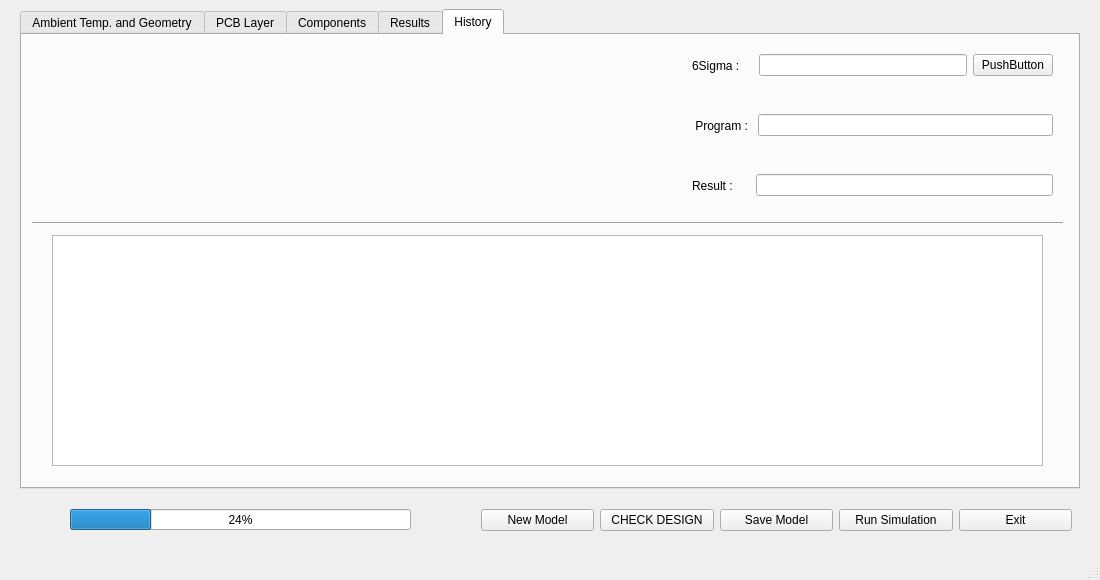
<?xml version="1.0" encoding="UTF-8"?>
<ui version="4.0">
 <class>MainWindow</class>
 <widget class="QMainWindow" name="MainWindow">
  <property name="enabled">
   <bool>true</bool>
  </property>
  <property name="geometry">
   <rect>
    <x>0</x>
    <y>0</y>
    <width>1100</width>
    <height>580</height>
   </rect>
  </property>
  <property name="minimumSize">
   <size>
    <width>1100</width>
    <height>580</height>
   </size>
  </property>
  <property name="maximumSize">
   <size>
    <width>1100</width>
    <height>580</height>
   </size>
  </property>
  <property name="font">
   <font>
    <family>Arial</family>
   </font>
  </property>
  <property name="windowTitle">
   <string>PCB Thermal Simulator </string>
  </property>
  <property name="windowIcon">
   <iconset>
    <normaloff>icon.png</normaloff>icon.png</iconset>
  </property>
  <property name="whatsThis">
   <string/>
  </property>
  <widget class="QWidget" name="centralwidget">
   <property name="font">
    <font>
     <family>Arial</family>
    </font>
   </property>
   <widget class="QTabWidget" name="tabWidget">
    <property name="enabled">
     <bool>true</bool>
    </property>
    <property name="geometry">
     <rect>
      <x>20</x>
      <y>9</y>
      <width>1060</width>
      <height>480</height>
     </rect>
    </property>
    <property name="minimumSize">
     <size>
      <width>1060</width>
      <height>480</height>
     </size>
    </property>
    <property name="maximumSize">
     <size>
      <width>1060</width>
      <height>480</height>
     </size>
    </property>
    <property name="autoFillBackground">
     <bool>false</bool>
    </property>
    <property name="tabShape">
     <enum>QTabWidget::Rounded</enum>
    </property>
    <property name="currentIndex">
     <number>4</number>
    </property>
    <property name="tabBarAutoHide">
     <bool>false</bool>
    </property>
    <widget class="QWidget" name="tab_PCB">
     <attribute name="title">
      <string>Ambient Temp. and Geometry</string>
     </attribute>
     <widget class="QLabel" name="label_PcbCaseInfor">
      <property name="geometry">
       <rect>
        <x>20</x>
        <y>230</y>
        <width>351</width>
        <height>16</height>
       </rect>
      </property>
      <property name="font">
       <font>
        <family>Arial</family>
        <pointsize>15</pointsize>
       </font>
      </property>
      <property name="text">
       <string>PCB &amp; Cases Information</string>
      </property>
     </widget>
     <widget class="QTableWidget" name="tableWidget_PcbCaseInfor">
      <property name="enabled">
       <bool>true</bool>
      </property>
      <property name="geometry">
       <rect>
        <x>20</x>
        <y>260</y>
        <width>910</width>
        <height>141</height>
       </rect>
      </property>
      <property name="font">
       <font>
        <family>Arial</family>
       </font>
      </property>
      <property name="autoFillBackground">
       <bool>false</bool>
      </property>
      <property name="verticalScrollBarPolicy">
       <enum>Qt::ScrollBarAlwaysOff</enum>
      </property>
      <property name="horizontalScrollBarPolicy">
       <enum>Qt::ScrollBarAlwaysOff</enum>
      </property>
      <property name="sizeAdjustPolicy">
       <enum>QAbstractScrollArea::AdjustToContents</enum>
      </property>
      <property name="autoScroll">
       <bool>false</bool>
      </property>
      <property name="cornerButtonEnabled">
       <bool>true</bool>
      </property>
      <attribute name="horizontalHeaderVisible">
       <bool>false</bool>
      </attribute>
      <attribute name="horizontalHeaderCascadingSectionResizes">
       <bool>false</bool>
      </attribute>
      <attribute name="horizontalHeaderDefaultSectionSize">
       <number>138</number>
      </attribute>
      <attribute name="horizontalHeaderHighlightSections">
       <bool>true</bool>
      </attribute>
      <attribute name="horizontalHeaderMinimumSectionSize">
       <number>20</number>
      </attribute>
      <attribute name="horizontalHeaderStretchLastSection">
       <bool>true</bool>
      </attribute>
      <attribute name="verticalHeaderCascadingSectionResizes">
       <bool>false</bool>
      </attribute>
      <attribute name="verticalHeaderDefaultSectionSize">
       <number>40</number>
      </attribute>
      <attribute name="verticalHeaderMinimumSectionSize">
       <number>20</number>
      </attribute>
      <attribute name="verticalHeaderStretchLastSection">
       <bool>true</bool>
      </attribute>
      <row>
       <property name="text">
        <string>PCB</string>
       </property>
      </row>
      <row>
       <property name="text">
        <string>Upper Case</string>
       </property>
      </row>
      <row>
       <property name="text">
        <string>Lower Case</string>
       </property>
      </row>
      <column>
       <property name="text">
        <string>Width(mm)</string>
       </property>
      </column>
      <column>
       <property name="text">
        <string>Depth(mm)</string>
       </property>
      </column>
      <column>
       <property name="text">
        <string>Height(mm)</string>
       </property>
      </column>
      <column>
       <property name="text">
        <string>Inner Thickness(mm)</string>
       </property>
      </column>
      <column>
       <property name="text">
        <string>Heatsink</string>
       </property>
      </column>
      <column>
       <property name="text">
        <string>Material</string>
       </property>
      </column>
      <item row="0" column="3">
       <property name="text">
        <string/>
       </property>
      </item>
     </widget>
     <widget class="QLabel" name="label_AmbientTemp">
      <property name="geometry">
       <rect>
        <x>20</x>
        <y>110</y>
        <width>211</width>
        <height>31</height>
       </rect>
      </property>
      <property name="font">
       <font>
        <family>Arial</family>
        <pointsize>15</pointsize>
       </font>
      </property>
      <property name="text">
       <string>Ambient Temperature</string>
      </property>
     </widget>
     <widget class="QWidget" name="horizontalLayoutWidget_2">
      <property name="geometry">
       <rect>
        <x>20</x>
        <y>130</y>
        <width>221</width>
        <height>51</height>
       </rect>
      </property>
      <layout class="QHBoxLayout" name="horizontalLayout_2">
       <item>
        <widget class="QLineEdit" name="lineEdit_AmbientTemp"/>
       </item>
       <item>
        <widget class="QLabel" name="label_AmbientTempUnit">
         <property name="font">
          <font>
           <family>Arial</family>
          </font>
         </property>
         <property name="text">
          <string>&lt;html&gt;&lt;head/&gt;&lt;body&gt;&lt;p&gt;℃&lt;/p&gt;&lt;/body&gt;&lt;/html&gt;</string>
         </property>
        </widget>
       </item>
      </layout>
     </widget>
     <widget class="QWidget" name="verticalLayoutWidget">
      <property name="geometry">
       <rect>
        <x>20</x>
        <y>20</y>
        <width>221</width>
        <height>51</height>
       </rect>
      </property>
      <layout class="QVBoxLayout" name="verticalLayout">
       <item>
        <widget class="QLabel" name="label_ModelName">
         <property name="font">
          <font>
           <family>Arial</family>
           <pointsize>15</pointsize>
           <weight>75</weight>
           <bold>true</bold>
          </font>
         </property>
         <property name="text">
          <string>Model Name</string>
         </property>
        </widget>
       </item>
       <item>
        <widget class="QLineEdit" name="lineEdit_ModelName">
         <property name="text">
          <string/>
         </property>
        </widget>
       </item>
      </layout>
     </widget>
     <widget class="QLabel" name="label">
      <property name="geometry">
       <rect>
        <x>690</x>
        <y>410</y>
        <width>251</width>
        <height>21</height>
       </rect>
      </property>
      <property name="font">
       <font>
        <family>Arial</family>
       </font>
      </property>
      <property name="text">
       <string>* Coated : Anodizing, Spray, Paint 처리 </string>
      </property>
     </widget>
     <widget class="QLabel" name="label_2">
      <property name="geometry">
       <rect>
        <x>280</x>
        <y>20</y>
        <width>321</width>
        <height>211</height>
       </rect>
      </property>
      <property name="text">
       <string>&lt;html&gt;&lt;head/&gt;&lt;body&gt;&lt;p&gt;&lt;img src=&quot;:/image/Tab1.png&quot;/&gt;&lt;/p&gt;&lt;/body&gt;&lt;/html&gt;</string>
      </property>
     </widget>
     <widget class="QLabel" name="label_3">
      <property name="geometry">
       <rect>
        <x>610</x>
        <y>40</y>
        <width>321</width>
        <height>161</height>
       </rect>
      </property>
      <property name="text">
       <string>&lt;html&gt;&lt;head/&gt;&lt;body&gt;&lt;p&gt;&lt;img src=&quot;:/image/Tab1-2.png&quot;/&gt;&lt;/p&gt;&lt;/body&gt;&lt;/html&gt;</string>
      </property>
     </widget>
    </widget>
    <widget class="QWidget" name="tab_Layers">
     <attribute name="title">
      <string>PCB Layer</string>
     </attribute>
     <widget class="QTableWidget" name="tableWidget_PcbLayers">
      <property name="geometry">
       <rect>
        <x>30</x>
        <y>60</y>
        <width>441</width>
        <height>371</height>
       </rect>
      </property>
      <property name="font">
       <font>
        <family>Arial</family>
       </font>
      </property>
      <property name="verticalScrollBarPolicy">
       <enum>Qt::ScrollBarAsNeeded</enum>
      </property>
      <property name="horizontalScrollBarPolicy">
       <enum>Qt::ScrollBarAlwaysOff</enum>
      </property>
      <property name="sizeAdjustPolicy">
       <enum>QAbstractScrollArea::AdjustToContents</enum>
      </property>
      <attribute name="horizontalHeaderDefaultSectionSize">
       <number>165</number>
      </attribute>
      <attribute name="horizontalHeaderStretchLastSection">
       <bool>true</bool>
      </attribute>
      <row>
       <property name="text">
        <string>Layer 1 [TOP]</string>
       </property>
      </row>
      <row>
       <property name="text">
        <string>Layer 2 [BOT]</string>
       </property>
      </row>
      <column>
       <property name="text">
        <string>Layer Thickness(mm)</string>
       </property>
      </column>
      <column>
       <property name="text">
        <string>Copper Percentage(%)</string>
       </property>
      </column>
     </widget>
     <widget class="QWidget" name="horizontalLayoutWidget_5">
      <property name="geometry">
       <rect>
        <x>30</x>
        <y>12</y>
        <width>361</width>
        <height>41</height>
       </rect>
      </property>
      <layout class="QHBoxLayout" name="horizontalLayout_5">
       <item>
        <widget class="QLabel" name="label_PcbLayerNumber">
         <property name="font">
          <font>
           <family>Arial</family>
           <pointsize>15</pointsize>
          </font>
         </property>
         <property name="text">
          <string>PCB Layer Number :</string>
         </property>
        </widget>
       </item>
       <item>
        <widget class="QLineEdit" name="lineEdit_PcbLayerNumber"/>
       </item>
       <item>
        <widget class="QPushButton" name="pushButton_PcbLayerNumber">
         <property name="font">
          <font>
           <family>Arial</family>
          </font>
         </property>
         <property name="text">
          <string>Apply</string>
         </property>
        </widget>
       </item>
      </layout>
     </widget>
     <widget class="QLabel" name="Image_Stackup">
      <property name="geometry">
       <rect>
        <x>500</x>
        <y>30</y>
        <width>441</width>
        <height>411</height>
       </rect>
      </property>
      <property name="text">
       <string>&lt;html&gt;&lt;head/&gt;&lt;body&gt;&lt;p&gt;&lt;img src=&quot;:/image/Tab2.png&quot;/&gt;&lt;/p&gt;&lt;/body&gt;&lt;/html&gt;</string>
      </property>
     </widget>
    </widget>
    <widget class="QWidget" name="tab_Comp">
     <attribute name="title">
      <string>Components</string>
     </attribute>
     <widget class="QTableWidget" name="tableWidget_Components">
      <property name="geometry">
       <rect>
        <x>30</x>
        <y>80</y>
        <width>891</width>
        <height>351</height>
       </rect>
      </property>
      <property name="font">
       <font>
        <family>Arial</family>
       </font>
      </property>
      <attribute name="horizontalHeaderDefaultSectionSize">
       <number>65</number>
      </attribute>
      <attribute name="horizontalHeaderMinimumSectionSize">
       <number>20</number>
      </attribute>
      <attribute name="horizontalHeaderStretchLastSection">
       <bool>true</bool>
      </attribute>
      <row>
       <property name="text">
        <string>IC 1</string>
       </property>
      </row>
      <column>
       <property name="text">
        <string>이름</string>
       </property>
      </column>
      <column>
       <property name="text">
        <string>실장위치</string>
       </property>
      </column>
      <column>
       <property name="text">
        <string>소자중심
X (mm)</string>
       </property>
      </column>
      <column>
       <property name="text">
        <string>소자중심
Z (mm)</string>
       </property>
      </column>
      <column>
       <property name="text">
        <string>Width
(mm)</string>
       </property>
      </column>
      <column>
       <property name="text">
        <string>Depth
(mm)</string>
       </property>
      </column>
      <column>
       <property name="text">
        <string>Heigh
(mm)</string>
       </property>
      </column>
      <column>
       <property name="text">
        <string>기구부
접촉</string>
       </property>
      </column>
      <column>
       <property name="text">
        <string>모델
타입</string>
       </property>
      </column>
      <column>
       <property name="text">
        <string>열저항 J-C 
(C/W)</string>
       </property>
      </column>
      <column>
       <property name="text">
        <string>열저항 J-B
(C/W)</string>
       </property>
      </column>
      <column>
       <property name="text">
        <string>소모전력
(W)</string>
       </property>
      </column>
      <column>
       <property name="text">
        <string>최대허용
온도 (℃)</string>
       </property>
      </column>
     </widget>
     <widget class="QWidget" name="horizontalLayoutWidget_4">
      <property name="geometry">
       <rect>
        <x>30</x>
        <y>12</y>
        <width>361</width>
        <height>41</height>
       </rect>
      </property>
      <layout class="QHBoxLayout" name="horizontalLayout_4">
       <item>
        <widget class="QLabel" name="label_ComponentsNumber">
         <property name="font">
          <font>
           <family>Arial</family>
           <pointsize>15</pointsize>
          </font>
         </property>
         <property name="text">
          <string>Components Number : </string>
         </property>
        </widget>
       </item>
       <item>
        <widget class="QLineEdit" name="lineEdit_ComponentsNumber"/>
       </item>
       <item>
        <widget class="QPushButton" name="pushButton_ComponentsNumber">
         <property name="font">
          <font>
           <family>Arial</family>
          </font>
         </property>
         <property name="text">
          <string>Apply</string>
         </property>
        </widget>
       </item>
      </layout>
     </widget>
    </widget>
    <widget class="QWidget" name="tab_4">
     <attribute name="title">
      <string>Results</string>
     </attribute>
     <widget class="QWidget" name="horizontalLayoutWidget_3">
      <property name="geometry">
       <rect>
        <x>290</x>
        <y>60</y>
        <width>231</width>
        <height>31</height>
       </rect>
      </property>
      <layout class="QHBoxLayout" name="horizontalLayout_3">
       <item>
        <widget class="QPushButton" name="pushButton_LoadModel">
         <property name="font">
          <font>
           <family>Arial</family>
          </font>
         </property>
         <property name="text">
          <string>LOAD</string>
         </property>
        </widget>
       </item>
       <item>
        <widget class="QPushButton" name="pushButton_DeleteModel">
         <property name="font">
          <font>
           <family>Arial</family>
          </font>
         </property>
         <property name="text">
          <string>DELETE</string>
         </property>
        </widget>
       </item>
      </layout>
     </widget>
     <widget class="QComboBox" name="comboBox_Boards">
      <property name="geometry">
       <rect>
        <x>20</x>
        <y>20</y>
        <width>501</width>
        <height>21</height>
       </rect>
      </property>
      <property name="maxVisibleItems">
       <number>20</number>
      </property>
      <property name="iconSize">
       <size>
        <width>16</width>
        <height>16</height>
       </size>
      </property>
     </widget>
     <widget class="Line" name="line">
      <property name="geometry">
       <rect>
        <x>10</x>
        <y>40</y>
        <width>1031</width>
        <height>31</height>
       </rect>
      </property>
      <property name="orientation">
       <enum>Qt::Horizontal</enum>
      </property>
     </widget>
     <widget class="QLabel" name="label_SimulationResult">
      <property name="geometry">
       <rect>
        <x>20</x>
        <y>75</y>
        <width>271</width>
        <height>21</height>
       </rect>
      </property>
      <property name="font">
       <font>
        <family>Arial</family>
        <pointsize>15</pointsize>
       </font>
      </property>
      <property name="text">
       <string>Simulation Results</string>
      </property>
     </widget>
     <widget class="QWidget" name="horizontalLayoutWidget_6">
      <property name="geometry">
       <rect>
        <x>20</x>
        <y>100</y>
        <width>1021</width>
        <height>341</height>
       </rect>
      </property>
      <layout class="QHBoxLayout" name="horizontalLayout_6">
       <item>
        <widget class="QTableWidget" name="tableWidget_SimulationResults">
         <property name="font">
          <font>
           <family>Arial</family>
          </font>
         </property>
         <attribute name="horizontalHeaderDefaultSectionSize">
          <number>48</number>
         </attribute>
         <attribute name="horizontalHeaderStretchLastSection">
          <bool>true</bool>
         </attribute>
         <column>
          <property name="text">
           <string>이름</string>
          </property>
         </column>
         <column>
          <property name="text">
           <string>실장위치</string>
          </property>
         </column>
         <column>
          <property name="text">
           <string>기구부
접촉</string>
          </property>
         </column>
         <column>
          <property name="text">
           <string>모델 타입</string>
          </property>
         </column>
         <column>
          <property name="text">
           <string>소모전력
(W)</string>
          </property>
         </column>
         <column>
          <property name="text">
           <string>최대허용
온도(℃)</string>
          </property>
         </column>
         <column>
          <property name="text">
           <string>Junction
온도(℃)</string>
          </property>
         </column>
         <column>
          <property name="text">
           <string>TOP
온도(℃)</string>
          </property>
         </column>
         <column>
          <property name="text">
           <string>Bottom
온도(℃)</string>
          </property>
         </column>
        </widget>
       </item>
       <item>
        <widget class="QTableWidget" name="tableWidget_SimulationResults_2">
         <property name="font">
          <font>
           <family>Arial</family>
          </font>
         </property>
         <attribute name="horizontalHeaderDefaultSectionSize">
          <number>48</number>
         </attribute>
         <attribute name="horizontalHeaderStretchLastSection">
          <bool>true</bool>
         </attribute>
         <column>
          <property name="text">
           <string>이름</string>
          </property>
         </column>
         <column>
          <property name="text">
           <string>실장위치</string>
          </property>
         </column>
         <column>
          <property name="text">
           <string>기구부
접촉</string>
          </property>
         </column>
         <column>
          <property name="text">
           <string>모델 타입</string>
          </property>
         </column>
         <column>
          <property name="text">
           <string>소모전력
(W)</string>
          </property>
         </column>
         <column>
          <property name="text">
           <string>최대허용
온도(℃)</string>
          </property>
         </column>
         <column>
          <property name="text">
           <string>Junction
온도(℃)</string>
          </property>
         </column>
         <column>
          <property name="text">
           <string>TOP
온도(℃)</string>
          </property>
         </column>
         <column>
          <property name="text">
           <string>Bottom
온도(℃)</string>
          </property>
         </column>
        </widget>
       </item>
      </layout>
     </widget>
     <widget class="QComboBox" name="comboBox_Boards_2">
      <property name="geometry">
       <rect>
        <x>540</x>
        <y>20</y>
        <width>501</width>
        <height>21</height>
       </rect>
      </property>
      <property name="maxVisibleItems">
       <number>20</number>
      </property>
      <property name="iconSize">
       <size>
        <width>16</width>
        <height>16</height>
       </size>
      </property>
     </widget>
     <widget class="QWidget" name="horizontalLayoutWidget_7">
      <property name="geometry">
       <rect>
        <x>770</x>
        <y>60</y>
        <width>271</width>
        <height>32</height>
       </rect>
      </property>
      <layout class="QHBoxLayout" name="horizontalLayout_7">
       <item>
        <widget class="QPushButton" name="pushButton">
         <property name="text">
          <string>PREVIOUS</string>
         </property>
        </widget>
       </item>
       <item>
        <widget class="QPushButton" name="pushButton_2">
         <property name="text">
          <string>LOAD</string>
         </property>
        </widget>
       </item>
      </layout>
     </widget>
    </widget>
    <widget class="QWidget" name="tab">
     <attribute name="title">
      <string>History</string>
     </attribute>
     <widget class="QTextEdit" name="textEdit">
      <property name="geometry">
       <rect>
        <x>30</x>
        <y>200</y>
        <width>991</width>
        <height>231</height>
       </rect>
      </property>
     </widget>
     <widget class="QWidget" name="horizontalLayoutWidget_8">
      <property name="geometry">
       <rect>
        <x>670</x>
        <y>10</y>
        <width>361</width>
        <height>41</height>
       </rect>
      </property>
      <layout class="QHBoxLayout" name="horizontalLayout_8">
       <item>
        <widget class="QLabel" name="label_4">
         <property name="text">
          <string>6Sigma :    </string>
         </property>
        </widget>
       </item>
       <item>
        <widget class="QLineEdit" name="lineEdit"/>
       </item>
       <item>
        <widget class="QPushButton" name="pushButton_3">
         <property name="text">
          <string>PushButton</string>
         </property>
        </widget>
       </item>
      </layout>
     </widget>
     <widget class="QWidget" name="horizontalLayoutWidget_9">
      <property name="geometry">
       <rect>
        <x>670</x>
        <y>70</y>
        <width>361</width>
        <height>41</height>
       </rect>
      </property>
      <layout class="QHBoxLayout" name="horizontalLayout_9">
       <item>
        <widget class="QLabel" name="label_5">
         <property name="text">
          <string> Program : </string>
         </property>
        </widget>
       </item>
       <item>
        <widget class="QLineEdit" name="lineEdit_2"/>
       </item>
      </layout>
     </widget>
     <widget class="QWidget" name="horizontalLayoutWidget_10">
      <property name="geometry">
       <rect>
        <x>670</x>
        <y>130</y>
        <width>361</width>
        <height>41</height>
       </rect>
      </property>
      <layout class="QHBoxLayout" name="horizontalLayout_10">
       <item>
        <widget class="QLabel" name="label_6">
         <property name="text">
          <string>Result :     </string>
         </property>
        </widget>
       </item>
       <item>
        <widget class="QLineEdit" name="lineEdit_3"/>
       </item>
      </layout>
     </widget>
     <widget class="Line" name="line_2">
      <property name="geometry">
       <rect>
        <x>10</x>
        <y>180</y>
        <width>1031</width>
        <height>16</height>
       </rect>
      </property>
      <property name="orientation">
       <enum>Qt::Horizontal</enum>
      </property>
     </widget>
    </widget>
   </widget>
   <widget class="QWidget" name="horizontalLayoutWidget">
    <property name="geometry">
     <rect>
      <x>481</x>
      <y>500</y>
      <width>591</width>
      <height>41</height>
     </rect>
    </property>
    <layout class="QHBoxLayout" name="horizontalLayout">
     <item>
      <widget class="QPushButton" name="pushButton_NewModel">
       <property name="font">
        <font>
         <family>Arial</family>
        </font>
       </property>
       <property name="text">
        <string>New Model</string>
       </property>
      </widget>
     </item>
     <item>
      <widget class="QPushButton" name="pushButton_CheckModel">
       <property name="enabled">
        <bool>true</bool>
       </property>
       <property name="font">
        <font>
         <family>Arial</family>
        </font>
       </property>
       <property name="text">
        <string>CHECK DESIGN</string>
       </property>
      </widget>
     </item>
     <item>
      <widget class="QPushButton" name="pushButton_SaveModel">
       <property name="font">
        <font>
         <family>Arial</family>
        </font>
       </property>
       <property name="text">
        <string>Save Model</string>
       </property>
      </widget>
     </item>
     <item>
      <widget class="QPushButton" name="pushButton_RunSimulation">
       <property name="font">
        <font>
         <family>Arial</family>
        </font>
       </property>
       <property name="text">
        <string>Run Simulation</string>
       </property>
      </widget>
     </item>
     <item>
      <widget class="QPushButton" name="pushButton_Exit">
       <property name="font">
        <font>
         <family>Arial</family>
        </font>
       </property>
       <property name="text">
        <string>Exit</string>
       </property>
      </widget>
     </item>
    </layout>
   </widget>
   <widget class="QProgressBar" name="progressBar_Simulation">
    <property name="geometry">
     <rect>
      <x>70</x>
      <y>509</y>
      <width>341</width>
      <height>21</height>
     </rect>
    </property>
    <property name="value">
     <number>24</number>
    </property>
   </widget>
  </widget>
  <widget class="QStatusBar" name="statusbar"/>
 </widget>
 <resources>
  <include location="image.qrc"/>
 </resources>
 <connections/>
</ui>
